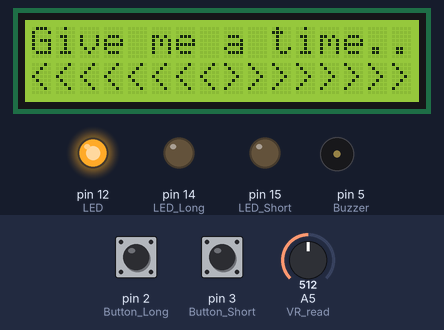
Simulated run of this sketch. Board: Arduino Uno, built with avr-gcc and run on an emulated ATmega328P. Parts: 16×2 character LCD, output pins drawn as LEDs (lit = HIGH), buzzer (waves = sounding). Inputs (shaded band) come from the test bench; at power-on: pin 2 (Button_Long) HIGH, pin 3 (Button_Short) HIGH, A5 (VR_read) = 512.

Above: at 1.2 s.
1.3 s: pin 2 (Button_Long) pulled LOW for 0.15 s
At 2.4 s:
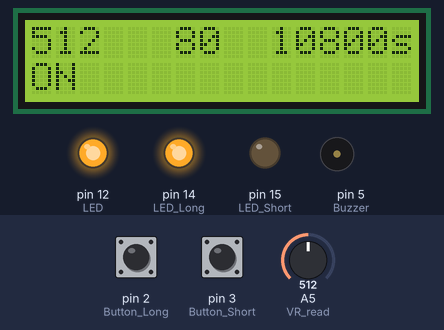
3.2 s: pin 3 (Button_Short) pulled LOW for 0.15 s
At 3.36 s:
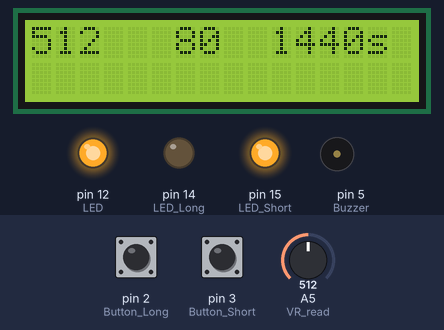
5.1 s: pin 3 (Button_Short) pulled LOW for 3.2 s
At 9.7 s:
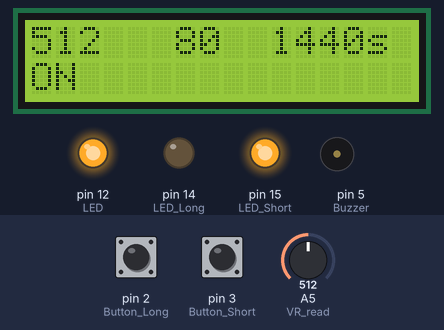
10.0 s: pin 2 (Button_Long) pulled LOW for 1 s
At 10.9 s:
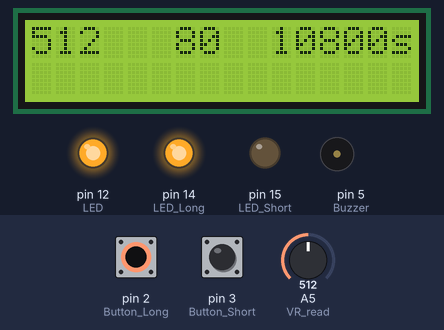
12.7 s: pin 2 (Button_Long) pulled LOW for 3.2 s
At 16.1 s:
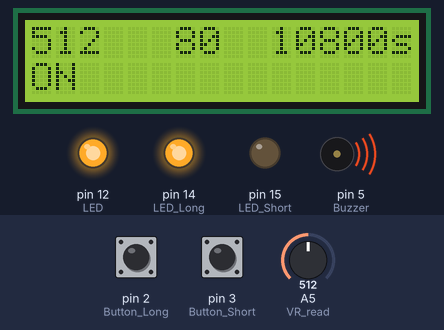
17.6 s: pin 2 (Button_Long) driven LOW and pin 3 (Button_Short) driven LOW
At 17.9 s:
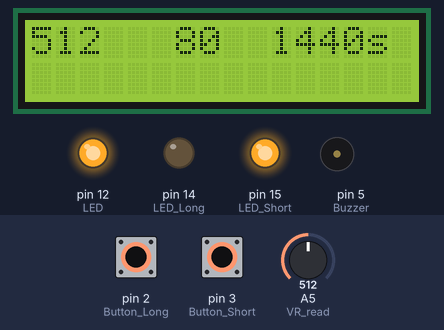
Timing chart, 0 to 20.6 s (numbered marks = the images above; inputs shaded):
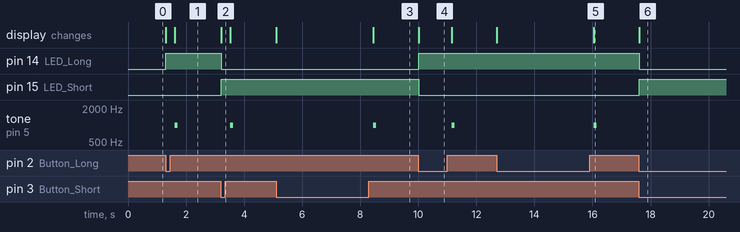

Measured:
- after the input at 1.3 s, pin 14 (LED_Long): LOW → HIGH at once; tone on pin 5 (Buzzer): silent → 1000 Hz after 0.31 s, → silent 0.10 s later; the display: first changes at once (image 1 shows a later state)
- after the input at 3.2 s, pin 14 (LED_Long): HIGH → LOW at once; pin 15 (LED_Short): LOW → HIGH at once; tone on pin 5 (Buzzer): silent → 1000 Hz after 0.32 s, → silent 0.10 s later; the display: changes at once (image 2)
- after the input at 5.1 s, tone on pin 5 (Buzzer): silent → 1000 Hz after 3.3 s, → silent 0.10 s later; the display: first changes at once (image 3 shows a later state)
- after the input at 10.0 s, pin 14 (LED_Long): LOW → HIGH at once; pin 15 (LED_Short): HIGH → LOW at once; tone on pin 5 (Buzzer): silent → 1000 Hz after 1.2 s, → silent 0.10 s later; the display: changes at once (image 4)
- after the input at 12.7 s, tone on pin 5 (Buzzer): silent → 1000 Hz after 3.4 s, → silent 0.10 s later; the display: first changes at once (image 5 shows a later state)
- after the input at 17.6 s, pin 14 (LED_Long): HIGH → LOW at once; pin 15 (LED_Short): LOW → HIGH at once; the display: changes at once (image 6)

The sketch:

Timmer_Protype_Final.ino
```cpp
// Button_Reading maximum 5 seconds.

// Two switches are used for long delay & short delay.

// Variable Resistor output pin A0.

#include <LiquidCrystal.h>

LiquidCrystal lcd(6, 7, 8, 9, 10, 11);

int VR ;           // Variable Rasistor reading.
#define Buzzer 5    // Buzzer pin.
unsigned int Time = 0 ;     // 1 - 1000.
#define Button_Long 2    // push to on switch.
boolean Button_Reading_Long ;
#define Button_Short 3    // push to on switch.
boolean Button_Reading_Short ;
#define LED 12
#define LED_Long 14
#define LED_Short 15
#define VR_read A5
boolean Timer_State = false;
unsigned long Millis = 0;
int i = 1;
// LED_Long = 8 ; LED_Short = 9 ;

void setup() {
  //Serial.begin(9600);
  pinMode(Button_Long, INPUT_PULLUP);
  pinMode(Button_Short, INPUT_PULLUP);
  pinMode(LED, OUTPUT);
  pinMode(LED_Long, OUTPUT);
  pinMode(LED_Short, OUTPUT);
  pinMode(Buzzer, OUTPUT);
  lcd.begin(16, 2);

  digitalWrite(LED, HIGH);
  lcd.home();
  lcd.print("Give me a time..");
  lcd.setCursor(0, 1);
  lcd.print("<<<<<<<<>>>>>>>>");

}

// Timer_State = 0; starting state
// Timer_State = 1; timer mode
// Timer_State = 2; exit from timer

void loop() {
  Read_Button () ;

  while (Button_Reading_Short == LOW || Button_Reading_Long == LOW) {        // Switch is on.
    Timer_State = true;
    VR = analogRead(VR_read);
    //Serial.print(VR);      // reading 0 - 1023.
    lcd.clear();
    lcd.setCursor(0, 0);
    lcd.print(VR);

    if (Button_Reading_Short == LOW) {
      Time = map(VR, 30, 1002, 0, 18);
      Time = Time * 10;
      //Serial.print("\t");
      //Serial.print(Time);
      lcd.setCursor(6, 0);
      lcd.print(Time);
      Time = Time * 18;
      digitalWrite(LED_Short, HIGH);
      digitalWrite(LED_Long, LOW);
    }

    else {
      Time = map(VR, 30, 1002, 0, 18);
      Time = Time * 10;
      //Serial.print("\t");
      //Serial.print(Time);
      lcd.setCursor(6, 0);
      lcd.print(Time);
      Time = (Time * 90) + 3600 ;
      digitalWrite(LED_Short, LOW);
      digitalWrite(LED_Long, HIGH);
    }

    //Serial.print("\t");
    //Serial.println(Time);
    lcd.setCursor(10, 0);
    lcd.print(Time);
    lcd.print("s");
    Read_Button ();
    delay(100);
  }

  if ((!Time > 0) && Timer_State == true) {
    digitalWrite(LED_Short, LOW);
    digitalWrite(LED_Long, LOW);
    Timer_State = false;
    lcd.clear();
  }

  if (Time > 0) {

    tone (Buzzer, 1000, 100);
    //Serial.println("LED is ON");
    lcd.setCursor(0, 1);
    lcd.print("ON");
    Millis = millis();
    digitalWrite(LED, HIGH);

    for (i = 1; i <= Time; i++) {   // (1-18) or (10-180)

      for (int t = 1; t <= 100; t++) {
        Read_Button ();

        if (Button_Reading_Short == LOW || Button_Reading_Long == LOW) {          // Switch is on.
          break;
        }
        delay(10);

      }
      if (Button_Reading_Short == LOW || Button_Reading_Long == LOW) {          // Switch is on.
        break;
      }

    }
  }

  if (i == (Time + 1) && Time > 0) {
    AllLOW () ;
  }

  Time = 0;
}
```

VOIDs.ino
```cpp
void Read_Button () {
  Button_Reading_Short = digitalRead(Button_Short);
  Button_Reading_Long = digitalRead(Button_Long);
}

void AllLOW () {
  digitalWrite(LED, LOW);
  digitalWrite(LED_Short, LOW);
  digitalWrite(LED_Long, LOW);
  //Serial.println("LED is OFF");

  Millis = millis() - Millis;
  Millis = Millis / 1000;
  lcd.setCursor(3, 1);
  lcd.print("OF");
  lcd.setCursor(6, 1);
  lcd.print(Millis);
  Timer_State = false;
  tone (Buzzer, 2000, 100);
}
```
